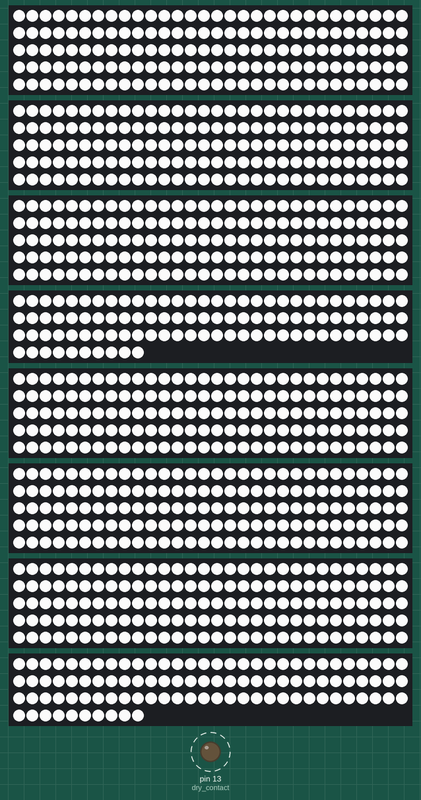
Simulated run of this sketch. Board: Arduino Mega 2560, built with avr-gcc and run on an emulated ATmega2560. Shown: 6 × 150 RGB LEDs in strip order, left to right, continuing on the next row, 2 × 100 RGB LEDs in strip order, left to right, continuing on the next row, output pins drawn as LEDs (lit = HIGH). Dashed ring = blinking. Random numbers use the default seed unless the sketch sets one; what the sketch prints to the serial monitor is not drawn.

Above: at 1.22 s.
Timing chart, 0 to 130.0 s (numbered marks = the images above):
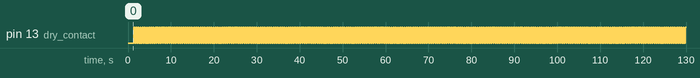

The sketch:

test-boitier.ino
```cpp
/*********************************************************************************
   Driver de leds pour le plafonier de l'entree
   Projet Geneve
   2017 - Noclick.noscreen_ - Pierre-Gilles Levallois

   TODO :
    - scénario qui fait une vague (sinusoidale de la brillance)
      entre les différentes zones de A à F
    - Scénario qui augmente et diminue doucement une zone.
    - Ajouter une lecture de pin digitale pour le contact sec)

*********************************************************************************/
#include <Adafruit_NeoPixel.h>
#ifdef __AVR__
#include <avr/power.h>
#endif

// Nombre de zones
#define NUM_ZONES 4

// Signaux de pilotage des zones
# define PIN_ZONE_A 3
# define PIN_ZONE_B 4
# define PIN_ZONE_C 5
# define PIN_ZONE_D 6
# define PIN_ZONE_E 9
# define PIN_ZONE_F 10
# define PIN_ZONE_G 21
# define PIN_ZONE_H 22

// Signaux de pilotage des scénarii
#define PIN_SC1 7
#define PIN_SC2 8
#define PIN_SC3 A0
#define PIN_SC4 A1

// Definir les 6 zones a eclairer
// Valeurs réelles
# define NUM_LEDS_A 150
# define NUM_LEDS_B 150
# define NUM_LEDS_C 150
# define NUM_LEDS_D 100
# define NUM_LEDS_E 150
# define NUM_LEDS_F 150
# define NUM_LEDS_G 150
# define NUM_LEDS_H 100

const int PINS[] = {PIN_ZONE_A, PIN_ZONE_B, PIN_ZONE_C, PIN_ZONE_D, PIN_ZONE_E, PIN_ZONE_F, PIN_ZONE_G, PIN_ZONE_H};
const int NUM_LEDS[] = {NUM_LEDS_A, NUM_LEDS_B, NUM_LEDS_C, NUM_LEDS_D, NUM_LEDS_E, NUM_LEDS_F, NUM_LEDS_G, NUM_LEDS_H};

/*
  CRGB leds0[NUM_LEDS_A];
  CRGB leds1[NUM_LEDS_B];
  CRGB leds2[NUM_LEDS_C];
  CRGB leds3[NUM_LEDS_D];
*/

Adafruit_NeoPixel pixels_A = Adafruit_NeoPixel(NUM_LEDS[0], PIN_ZONE_A, NEO_GRB + NEO_KHZ800);
Adafruit_NeoPixel pixels_B = Adafruit_NeoPixel(NUM_LEDS[1], PIN_ZONE_B, NEO_GRB + NEO_KHZ800);
Adafruit_NeoPixel pixels_C = Adafruit_NeoPixel(NUM_LEDS[2], PIN_ZONE_C, NEO_GRB + NEO_KHZ800);
Adafruit_NeoPixel pixels_D = Adafruit_NeoPixel(NUM_LEDS[3], PIN_ZONE_D, NEO_GRB + NEO_KHZ800);
Adafruit_NeoPixel pixels_E = Adafruit_NeoPixel(NUM_LEDS[4], PIN_ZONE_E, NEO_GRB + NEO_KHZ800);
Adafruit_NeoPixel pixels_F = Adafruit_NeoPixel(NUM_LEDS[5], PIN_ZONE_F, NEO_GRB + NEO_KHZ800);
Adafruit_NeoPixel pixels_G = Adafruit_NeoPixel(NUM_LEDS[6], PIN_ZONE_G, NEO_GRB + NEO_KHZ800);
Adafruit_NeoPixel pixels_H = Adafruit_NeoPixel(NUM_LEDS[7], PIN_ZONE_H, NEO_GRB + NEO_KHZ800);


/* Variable de couleur.
  CRGB couleur;
  CRGB couleur_zones[NUM_ZONES];
*/

// Une couleur RGB
int r = 0;
int g = 0;
int b = 0;

// Choix du scénario
int choix = 1;

// Pour les calculs de pulsations
float heartBeat;
float heartFreq = 10000;

int brightness_value = 240; // Between 0 and 100 %

#define FRAMES_PER_SECOND 120

/*********************************************************************************
   Framework FastLED
*********************************************************************************
  //void setPixel(int Pixel, byte red, byte green, byte blue, int NumZone) {
  void setPixel(int Pixel, CRGB c, int NumZone) {
  // FastLED
  leds[NumZone][Pixel] = c;
  }

  //#include "scenarii-leds.h"

  /*********************************************************************************
   Setup
 *********************************************************************************/
void setup()
{

#if defined (__AVR_ATtiny85__)
  if (F_CPU == 16000000) clock_prescale_set(clock_div_1);
#endif

  Serial.begin(9600);
  pinMode(13, OUTPUT); // dry contact

  // Pin de pilotage des scénarii
  pinMode(PIN_SC1, INPUT_PULLUP); // dry contact
  pinMode(PIN_SC2, INPUT_PULLUP); // dry contact
  pinMode(PIN_SC3, INPUT_PULLUP); // dry contact
  pinMode(PIN_SC4, INPUT_PULLUP); // dry contact

  // Interruptions sur les pins de choix de scénario
  //RISING/HIGH/CHANGE/LOW/FALLING
  attachInterrupt (PIN_SC1, choix1, FALLING);
  attachInterrupt (PIN_SC2, choix2, FALLING);
  attachInterrupt (PIN_SC3, choix3, FALLING);
  attachInterrupt (PIN_SC4, choix4, FALLING);

  // Correction intéressantes : Candle (intime, plus sur les rouges), Tungsten40W, Tungsten100W, ClearBlueSky (tire sur le vert/bleu)
  /*
    FastLED.addLeds<NEOPIXEL, PIN_ZONE_A>(leds0, NUM_LEDS[0]).setCorrection( Tungsten100W );
    FastLED.addLeds<NEOPIXEL, PIN_ZONE_B>(leds1, NUM_LEDS[1]).setCorrection( Tungsten100W );
    FastLED.addLeds<NEOPIXEL, PIN_ZONE_C>(leds2, NUM_LEDS[2]).setCorrection( Tungsten100W );
    FastLED.addLeds<NEOPIXEL, PIN_ZONE_D>(leds3, NUM_LEDS[3]).setCorrection( Tungsten100W );
  */

  // Diupplication des 4 premières zone pour tester le boitier.
  /*
    FastLED.addLeds<NEOPIXEL, PIN_ZONE_E>(leds0, NUM_LEDS[0]).setCorrection( Tungsten100W );
    FastLED.addLeds<NEOPIXEL, PIN_ZONE_F>(leds1, NUM_LEDS[1]).setCorrection( Tungsten100W );
    FastLED.addLeds<NEOPIXEL, PIN_ZONE_G>(leds2, NUM_LEDS[2]).setCorrection( Tungsten100W );
    FastLED.addLeds<NEOPIXEL, PIN_ZONE_H>(leds3, NUM_LEDS[3]).setCorrection( Tungsten100W );
  */
  pixels_A.begin(); // This initializes the NeoPixel library.
  pixels_B.begin(); // This initializes the NeoPixel library.
  pixels_C.begin(); // This initializes the NeoPixel library.
  pixels_D.begin(); // This initializes the NeoPixel library.
  pixels_E.begin(); // This initializes the NeoPixel library.
  pixels_F.begin(); // This initializes the NeoPixel library.
  pixels_G.begin(); // This initializes the NeoPixel library.
  pixels_H.begin(); // This initializes the NeoPixel library.

  pixels_A.setBrightness(brightness_value);
  pixels_B.setBrightness(brightness_value);
  pixels_C.setBrightness(brightness_value);
  pixels_D.setBrightness(brightness_value);
  pixels_E.setBrightness(brightness_value);
  pixels_F.setBrightness(brightness_value);
  pixels_G.setBrightness(brightness_value);
  pixels_H.setBrightness(brightness_value);

  the_all_black();
  Serial.println("Fin Setup...");
  delay(1000);
  choix = 0;

}

/*********************************************************************************
   BOUCLE
 *********************************************************************************/
void loop() {

  if((millis() % 500) > 250){
    digitalWrite(13, HIGH);
  }else{
    digitalWrite(13, LOW);
  }
  Serial.print("choix = ");
  Serial.print(choix);
  Serial.println();

  // Choix d'une zone au hasard
  uint8_t k = random(0, NUM_ZONES);

  // Choix d'un temps d'arrêt aléatoire compris entre 50 ms et 5000ms
  //  uint32_t waiting_time = random(500, 5000);

  // Choix d'une couleur au hasard
  r = random(0, 255);
  g = random(0, 255);
  b = random(0, 255);

  // Choix de la brightness
  brightness_value = random(0, 100);

  // choix du scénario
  switch (choix) {
    case 0 :
      {
        r = 255;
        g = 255;
        b = 255;
        /*
          the_all_black();
          delay(1000);
        */
        setAll(r, g, b, &pixels_A);
        setAll(r, g, b, &pixels_B);
        setAll(r, g, b, &pixels_C);
        setAll(r, g, b, &pixels_D);
        setAll(r, g, b, &pixels_E);
        setAll(r, g, b, &pixels_F);
        setAll(r, g, b, &pixels_G);
        setAll(r, g, b, &pixels_H);
        break;
      }

    case 1 :
      // Changer une zone au hasard
        r = 255;
        g = 255;
        b = 255;
        /*
          the_all_black();
          delay(1000);
        */
        setHalf(2, r, g, b, &pixels_A);
        setHalf(2, r, g, b, &pixels_B);
        setHalf(2, r, g, b, &pixels_C);
        setHalf(2, r, g, b, &pixels_D);
        setHalf(2, r, g, b, &pixels_E);
        setHalf(2, r, g, b, &pixels_F);
        setHalf(2, r, g, b, &pixels_G);
        setHalf(2, r, g, b, &pixels_H);

      break;

    case 2 :
        r = 255;
        g = 255;
        b = 255;

        setHalf(3, r, g, b, &pixels_A);
        setHalf(3, r, g, b, &pixels_B);
        setHalf(3, r, g, b, &pixels_C);
        setHalf(3, r, g, b, &pixels_D);
        setHalf(3, r, g, b, &pixels_E);
        setHalf(3, r, g, b, &pixels_F);
        setHalf(3, r, g, b, &pixels_G);
        setHalf(3, r, g, b, &pixels_H);

        break;

    case 3 :
      r = 100;
      g = 100;
      b = 150;

      setAll(r, g, b, &pixels_A);
      setAll(r, g, b, &pixels_B);
      setAll(r, g, b, &pixels_C);
      setAll(r, g, b, &pixels_D);
      setAll(r, g, b, &pixels_E);
      setAll(r, g, b, &pixels_F);
      setAll(r, g, b, &pixels_G);
      setAll(r, g, b, &pixels_H);

      break;
    case 4 :
      the_all_black();
      break;

  }
}

void the_all_black() {
  // Tout à noir
  setAll(0, 0, 0, &pixels_A);
  setAll(0, 0, 0, &pixels_B);
  setAll(0, 0, 0, &pixels_C);
  setAll(0, 0, 0, &pixels_D);
  setAll(0, 0, 0, &pixels_E);
  setAll(0, 0, 0, &pixels_F);
  setAll(0, 0, 0, &pixels_G);
  setAll(0, 0, 0, &pixels_H);
}

/*****************************************************************
   Interruptions
 *****************************************************************/
void choix1() {
  cli();
  Serial.println("CHOIX = 1");
  sei();
  choix = 1;
}

void choix2() {
  cli();
  Serial.println("CHOIX = 2");
  sei();
  choix = 2;
}

void choix3() {
  cli();
  Serial.println("CHOIX = 3");
  sei();
  choix = 3;
}

void choix4() {
  cli();
  Serial.println("CHOIX = 4");
  sei();
  choix = 4;
}

/*****************************************************************
   Framwork
 *****************************************************************/
void showStrip() {
  // Néopixel
  pixels_A.show();
  pixels_B.show();
  pixels_C.show();
  pixels_D.show();
  pixels_E.show();
  pixels_F.show();
  pixels_G.show();
  pixels_H.show();
}

void setMyPixel(int Pixel, byte red, byte green, byte blue, Adafruit_NeoPixel *strip) {
  strip->setPixelColor(Pixel, pixels_A.Color(red, green, blue));
  /*
    // NeoPixel
    switch (numZone) {
    case 0 :
      pixels_A.setPixelColor(Pixel, pixels_A.Color(red, green, blue));
      break;
    case 1 :
      pixels_B.setPixelColor(Pixel, pixels_B.Color(red, green, blue));
      break;
    case 2 :
      pixels_C.setPixelColor(Pixel, pixels_C.Color(red, green, blue));
      break;
    case 3 :
      pixels_D.setPixelColor(Pixel, pixels_D.Color(red, green, blue));
      break;
    }
  */
}

void setAll(byte red, byte green, byte blue, Adafruit_NeoPixel *strip) {
  for (int i = 0; i < strip->numPixels(); i++ ) {
    setMyPixel(i, red, green, blue, strip);
  }
  strip->show();
}

void setHalf(int modulo, byte red, byte green, byte blue, Adafruit_NeoPixel *strip) {
  for (int i = 0; i < strip->numPixels(); i++ ) {
    if (i % modulo == 0) {
      setMyPixel(i, red, green, blue, strip);
    } else {
      setMyPixel(i, 0, 0, 0, strip);
    }
  }
  strip->show();
}
```

Measured:
- by itself, pin 13 (dry_contact): alternates HIGH for 0.22 s and LOW for 0.29 s
